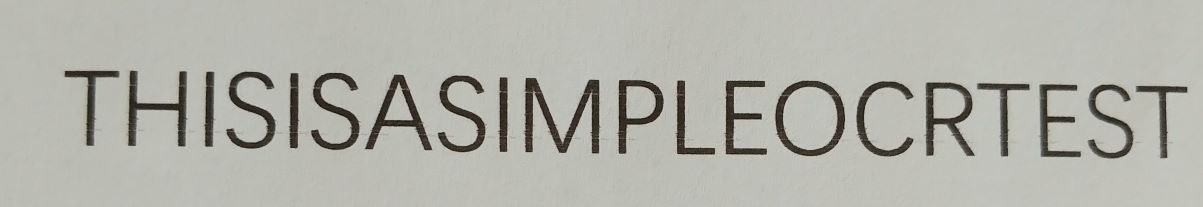
%> input picture this.jpg, 1203 x 207 px
$ octave charRec.m   (GNU Octave 9; MATLAB toolbox functions it lacks are replaced by stand-ins)
%> lines starting %> are read from the running program, lines starting %| are printed output that depends on the picture; in (x1, y1, x2, y2) boxes, pixels count from 0 and x2, y2 are one past the last pixel; in counts of white or black regions, pixels touching at a corner belong together; the program's own positions count from 1
% 利用模板匹配的方法进行字符识别
clc,clear,close all;

% 待识别图片的名字
ocrimg = 'this.jpg';
I=imread(ocrimg);%读取测试图片
%> I is the input picture: size 207x1203x3 uint8; mean R, G, B 177.5, 177.6, 169.8
[m, n, z] = size(I);
%> m = 207; n = 1203; z = 3
figure(1);
imshow(I);
title('测试图片')
I1=rgb2gray(I);
figure('name', '灰度图');
imshow(I1); %显示灰度图像
figure('name', '原灰度直方图');
imhist(I1); %灰度直方图
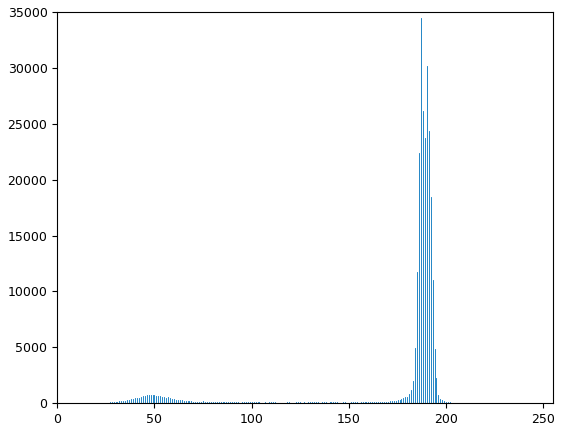
%> figure redrawn from the program's plot data; highest point at x = 187, y = 34455


Ic = imcomplement(I1);%对灰度图取反
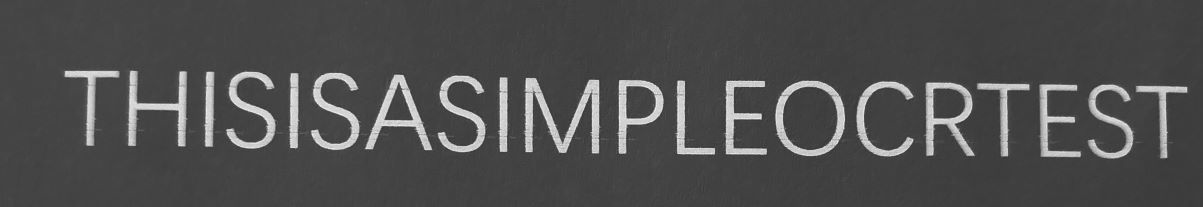
%> Ic: size 207x1203 uint8; min 41, max 250, mean 78.2
figure('name', '取反后的灰度图');
imshow(Ic); %显示取反后的图片
BW = imbinarize(Ic, 'adaptive');%对取反后的图像做二值化
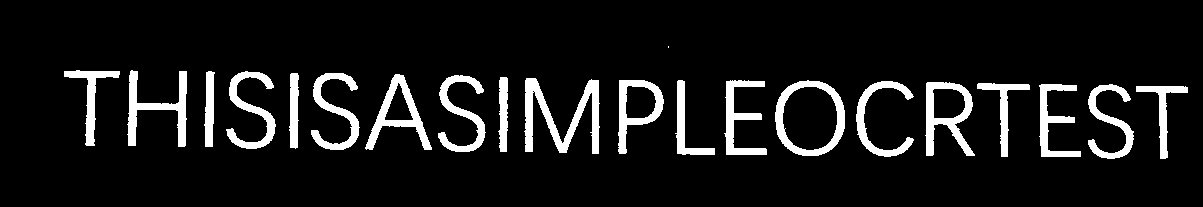
%> BW: size 207x1203 logical; 9.2% white; 21 white regions (1 under 20 px), largest, box (x1, y1, x2, y2) and area: (524, 78, 600, 154) 2142, (775, 80, 845, 156) 1558, (127, 70, 187, 147) 1503
figure('name', '取反后灰度图的二值化');
subplot(211);imshow(I);
subplot(212);
imshow(BW);


bw=edge(I1,'prewitt');%边缘提取
%> bw: size 207x1203 logical; 2.4% white in thin lines or dots, all inside (x1, y1, x2, y2) = (64, 70, 1188, 159)
figure('name', '原灰度图边缘提取');
imshow(bw);
title('矫正前二值化图像');

theta=1:180;
[R,xp] = radon(bw,theta); % radon变换 https://blog.csdn.net/yu132563/article/details/99228303
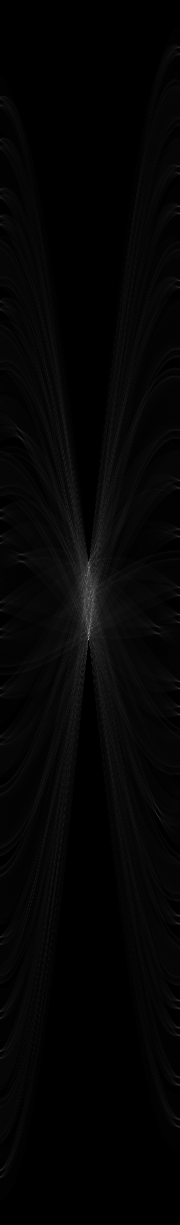
%> R: size 1225x180 double; min 0, max 150.8, mean 4.9
%> xp = 1225 values from -612 to 612

% 拉东变换后的谱图
figure('name', 'Radon变换谱图');
imagesc(theta,xp, R); colormap(jet);
xlabel('theta (角度)');ylabel('x');
title('theta方向对应的Radon变换');
colorbar

[I0,J] = find(R>=max(R(:)));% 找到最大值，J就是投影的最大点对应角度
%> I0 = 640; J = 89
angle = 90-J;
%> angle = 1
goal1 = imrotate(BW,angle,'bilinear','crop');
%> goal1: size 207x1203 logical; 9.3% white; 21 white regions (1 under 20 px), largest, box (x1, y1, x2, y2) and area: (525, 79, 600, 154) 2149, (775, 76, 845, 152) 1562, (128, 78, 187, 154) 1504
figure('name', '角度矫正后图像');
imshow(goal1);title('矫正后二值化图像'); % 角度矫正后图像显示


%中值滤波
goal3=medfilt2(goal1,[3,3]);
%> goal3: size 207x1203 logical; 9.2% white; 20 white regions, largest, box (x1, y1, x2, y2) and area: (525, 79, 600, 154) 2142, (775, 77, 845, 152) 1563, (128, 78, 187, 154) 1504
goal3=medfilt2(goal3,[3,3]); % 进一步中值滤波可以减少噪声点
%> goal3: size 207x1203 logical; 9.2% white; 20 white regions, largest, box (x1, y1, x2, y2) and area: (525, 79, 600, 154) 2148, (775, 77, 845, 152) 1563, (128, 78, 187, 154) 1503
figure('name', '图像中值滤波'), imshow(goal3);

% 行分割
% 对每一行求和，大于0的行为字符所在行
imline = goal3(sum(goal3, 2) > 0, :);
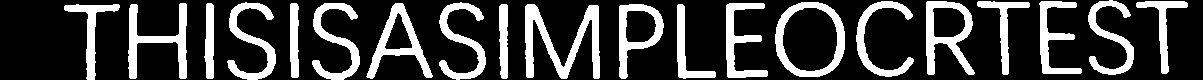
%> imline: size 80x1203 logical; 23.9% white; 20 white regions, largest, box (x1, y1, x2, y2) and area: (525, 4, 600, 79) 2148, (775, 2, 845, 77) 1563, (128, 3, 187, 79) 1503
figure(); imshow(imline);

% 分割单个字符
% 对每一列求和，大于0的列存在字符
charBegin = []; % 字符起始位置
charEnd = []; % 字符结束位置
colSum = sum(imline);
%> colSum = 1203 values, max 76 at index 181, min 0 at index 1, mean 19.14
figure();
plot(colSum);
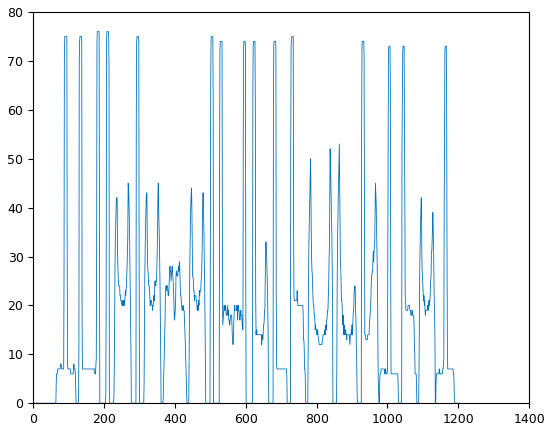
%> figure redrawn from the program's plot data; curve peaks at x = 181, y = 76
% 遍历
for i=1:length(colSum) - 1
    if colSum(i) == 0 && colSum(i+1) ~= 0
        charBegin = [charBegin, i];
    elseif colSum(i) ~= 0 && colSum(i+1) == 0
        charEnd = [charEnd, i+1];
    end
end
%> after the loop, charBegin = 20 values from 64 to 1136; charEnd = 20 values from 121 to 1189
% 通过imline(:,charBegin(i):charEnd(i))获取第i个字符
% 将字符存在img_fo_char元胞里面
img_of_char = {};
for i=1:length(charBegin)
    img = imline(:, charBegin(i):charEnd(i));
    img = img(sum(img, 2) > 0, :);
    img_of_char{i} = img;
end
%> this loop made 20 passes
%> pass 2, `img = img(sum(img, 2) > 0, :);`:
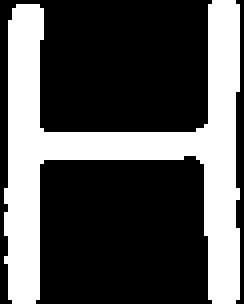
%> img: size 76x61 logical (shown 4 times larger); 32.4% white; 1 white region, box (x1, y1, x2, y2) and area: (1, 0, 60, 76) 1503
%> after the loop, img_of_char = 20 items

template = {}; % 模板元胞
for i=1:36
    imgName = strcat(num2str(i),'.bmp');
    imgName = strcat('allchar/', imgName);
%> (the run ends here)

$ run again, with lzh.jpg copied over this.jpg
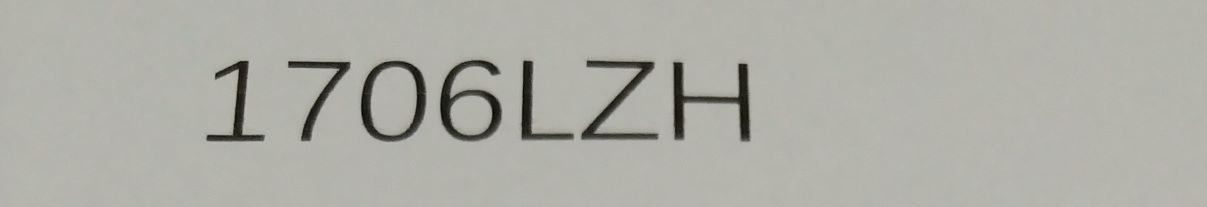
%> input picture lzh.jpg, 1207 x 207 px
%> I is the input picture: size 207x1207x3 uint8; mean R, G, B 174.2, 174, 167
%> `BW = imbinarize(Ic, 'adaptive');`:
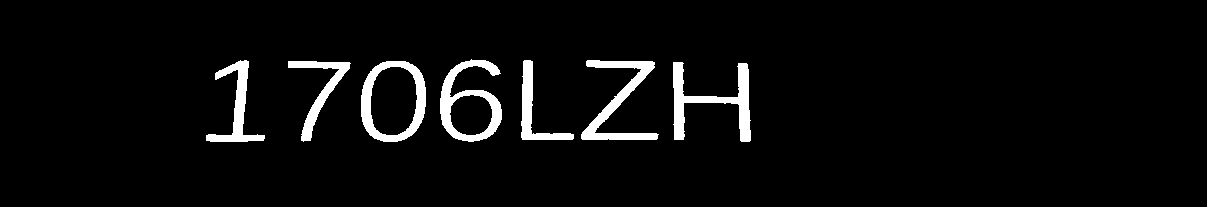
%> BW: size 207x1207 logical; 4.5% white; 7 white regions, largest, box (x1, y1, x2, y2) and area: (673, 62, 751, 142) 2012, (440, 59, 502, 142) 1874, (361, 61, 426, 142) 1821
%> bw: size 207x1207 logical; 1% white in thin lines or dots, all inside (x1, y1, x2, y2) = (206, 60, 751, 142)
%> xp = 1229 values from -614 to 614
%> I0 = 579; J = 90
%> angle = 0
%> imline: size 82x1207 logical; 11.2% white; 7 white regions, largest, box (x1, y1, x2, y2) and area: (673, 2, 751, 82) 2005, (440, 0, 502, 82) 1872, (361, 1, 426, 82) 1824
%> colSum = 1207 values, max 81 at index 239, min 0 at index 1, mean 9.22
%> after the loop `for i=1:length(colSum) - 1`: charBegin = [206 288 361 440 521 581 673]; charEnd = [266 351 427 503 575 659 752]
%> the loop `for i=1:length(charBegin)` made 7 passes
%> pass 3, `img = imline(:, charBegin(i):charEnd(i));`:
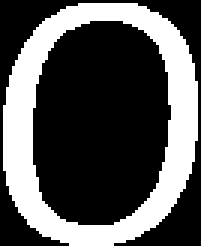
%> img: size 82x67 logical (shown 3 times larger); 33.2% white; 1 white region, box (x1, y1, x2, y2) and area: (1, 1, 66, 82) 1824
%> after the loop `for i=1:length(charBegin)`: img_of_char = 7 items

$ run again, with lzh3.jpg copied over this.jpg
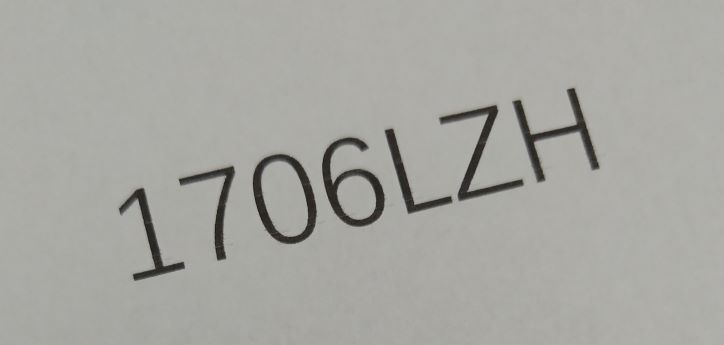
%> input picture lzh3.jpg, 724 x 345 px
%> I is the input picture: size 345x724x3 uint8; mean R, G, B 166.8, 166.7, 161.4
%> `BW = imbinarize(Ic, 'adaptive');`:
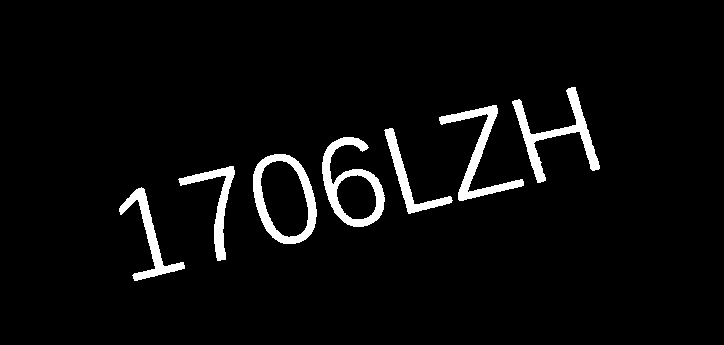
%> BW: size 345x724 logical; 4.4% white; 7 white regions, largest, box (x1, y1, x2, y2) and area: (512, 87, 600, 183) 1901, (322, 137, 385, 227) 1869, (253, 154, 317, 244) 1836
%> bw: size 345x724 logical; 1% white in thin lines or dots, all inside (x1, y1, x2, y2) = (119, 88, 600, 281)
%> xp = 805 values from -402 to 402
%> I0 = 352; J = 104
%> angle = -14
%> goal1: size 345x724 logical; 4.4% white; 7 white regions, largest, box (x1, y1, x2, y2) and area: (524, 139, 595, 227) 1899, (322, 134, 379, 226) 1875, (251, 133, 310, 226) 1832
%> imline: size 93x724 logical; 16.1% white; 7 white regions, largest, box (x1, y1, x2, y2) and area: (525, 5, 594, 93) 1882, (322, 0, 378, 92) 1880, (251, 0, 310, 92) 1832
%> colSum = 724 values, max 89 at index 139, min 0 at index 1, mean 14.99
%> after the loop `for i=1:length(colSum) - 1`: charBegin = [114 182 251 322 393 449 525]; charEnd = [169 240 311 379 444 518 595]
%> the loop `for i=1:length(charBegin)` made 7 passes
%> pass 2, `img = img(sum(img, 2) > 0, :);`:
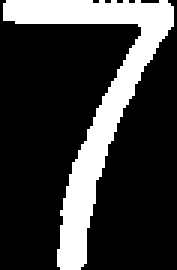
%> img: size 90x59 logical (shown 3 times larger); 22.6% white; 1 white region, box (x1, y1, x2, y2) and area: (1, 0, 58, 90) 1202
%> after the loop `for i=1:length(charBegin)`: img_of_char = 7 items
